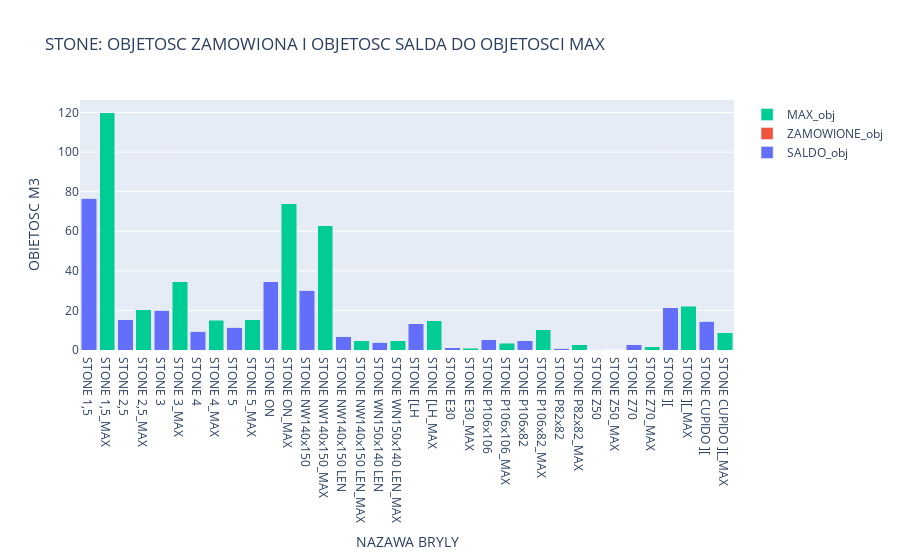

The notebook cell this image was saved under:
### Code cell
arp["STONE"].Wykres_obj()

### Figure 1 — Plotly figure (JSON) as saved in the notebook; plotly's stock layout.template omitted (floating-point values rounded to 4 significant figures)
{"data": [{"name": "SALDO_obj", "type": "bar", "x": ["STONE 1,5", "STONE 2,5", "STONE 3", "STONE 4", "STONE 5", "STONE ON", "STONE NW140x150", "STONE NW140x150 LEN", "STONE WN150x140 LEN", "STONE [LH", "STONE E30", "STONE P106x106", "STONE P106x82", "STONE P82x82", "STONE Z50", "STONE Z70", "STONE ][", "STONE CUPIDO ]["], "y": [76.8, 15.3, 20.01, 9.6, 11.55, 34.44, 30.21, 6.612, 3.828, 13.32, 1.065, 5.25, 4.59, 0.92, 0.063, 2.656, 21.45, 14.63]}, {"name": "ZAMOWIONE_obj", "type": "bar", "x": ["STONE 1,5", "STONE 2,5", "STONE 3", "STONE 4", "STONE 5", "STONE ON", "STONE NW140x150", "STONE NW140x150 LEN", "STONE WN150x140 LEN", "STONE [LH", "STONE E30", "STONE P106x106", "STONE P106x82", "STONE P82x82", "STONE Z50", "STONE Z70", "STONE ][", "STONE CUPIDO ]["], "y": [0, 0, 0, 0, 0, 0, 0, 0, 0, 0, 0, 0, 0, 0, 0, 0, 0, 0]}, {"name": "MAX_obj", "type": "bar", "x": ["STONE 1,5_MAX", "STONE 2,5_MAX", "STONE 3_MAX", "STONE 4_MAX", "STONE 5_MAX", "STONE ON_MAX", "STONE NW140x150_MAX", "STONE NW140x150 LEN_MAX", "STONE WN150x140 LEN_MAX", "STONE [LH_MAX", "STONE E30_MAX", "STONE P106x106_MAX", "STONE P106x82_MAX", "STONE P82x82_MAX", "STONE Z50_MAX", "STONE Z70_MAX", "STONE ][_MAX", "STONE CUPIDO ][_MAX"], "y": [120, 20.4, 34.5, 15, 15.4, 73.8, 62.7, 4.785, 4.785, 14.8, 0.852, 3.5, 10.26, 2.76, 0.21, 1.76, 22, 8.8]}], "layout": {"bargap": 0.15, "barmode": "stack", "title": {"text": "STONE: OBJETOSC ZAMOWIONA I OBJETOSC SALDA DO OBJETOSCI MAX"}, "xaxis": {"categoryarray": ["STONE 1,5", "STONE 1,5_MAX", "STONE 2,5", "STONE 2,5_MAX", "STONE 3", "STONE 3_MAX", "STONE 4", "STONE 4_MAX", "STONE 5", "STONE 5_MAX", "STONE ON", "STONE ON_MAX", "STONE NW140x150", "STONE NW140x150_MAX", "STONE NW140x150 LEN", "STONE NW140x150 LEN_MAX", "STONE WN150x140 LEN", "STONE WN150x140 LEN_MAX", "STONE [LH", "STONE [LH_MAX", "STONE E30", "STONE E30_MAX", "STONE P106x106", "STONE P106x106_MAX", "STONE P106x82", "STONE P106x82_MAX", "STONE P82x82", "STONE P82x82_MAX", "STONE Z50", "STONE Z50_MAX", "STONE Z70", "STONE Z70_MAX", "STONE ][", "STONE ][_MAX", "STONE CUPIDO ][", "STONE CUPIDO ][_MAX"], "categoryorder": "array", "title": {"text": "NAZAWA BRYLY"}}, "yaxis": {"title": {"text": "OBIETOSC M3"}}}}
